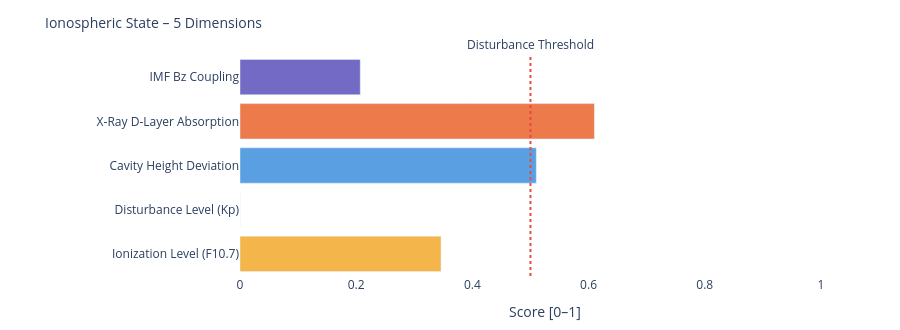

The notebook cell this image was saved under:
### Markdown cell above
---
### 📐 Systemic Insight: Geometric Cavity vs. Real Schumann Resonance

**Relevant for:** Layer 6 = delta analysis &nbsp;|&nbsp; Layer 7 = feature vector / system interpretation

A cavity height change from 80 km to 70 km shifts the **idealized geometric frequencies** only minimally:

| Modus | Aktuell | Referenz | Δ |
|-------|---------|----------|---|
| SR-1 | 10.4762 Hz | 10.4599 Hz | +16 mHz |
| SR-2 | 18.1452 Hz | 18.1171 Hz | +28 mHz |
| SR-3 | 25.6612 Hz | 25.6215 Hz | +40 mHz |
| SR-4 | 33.1285 Hz | 33.0772 Hz | +51 mHz |

The geometric effect is limited because 10 km is very small compared to Earth's radius (~6371 km).

**Consequence:** Real Schumann deviations are likely driven more strongly by **conductivity, damping, day/night structure, lightning distribution and source geometry** than by pure cavity height.

---

**Layer 6 compares:**
```
geometric Δ from Layer 4  vs.  observed Δ from real Schumann measurement data
```

**Layer 7 Feature:**
```
If real Δ >> geometric Δ  →  non-geometric factors dominant
```

### Code cell
# ============================================================
# IONOSPHERIC STATE – Summary gauge
# Five dimensions: ionization, disturbance, cavity height, X-Ray, Bz coupling
# ============================================================

def norm(v, lo, hi):
    if v is None: return None
    return round(max(0.0, min(1.0, (v - lo) / (hi - lo))), 3)

# Ionization level (F10.7 → F2-Layer)
ioniz = norm(f107_val, 60, 250)

# Disturbance level (Kp → E/F-Layer irregularities)
disturb = norm(kp_val, 0, 9)

# Cavity height deviation from reference (80 km)
h_dev = norm(abs(h_eff - 80), 0, 20)

# X-Ray ionization (D-Layer absorption)
xray_ioniz = None
if xray_now is not None:
    xray_ioniz = norm(math.log10(max(xray_now, 1e-9)) + 9, 0, 5)

# Bz coupling (southward Bz → stronger magnetosphere-ionosphere coupling)
bz_coupling = norm(-(bz_now or 0), -5, 30) if bz_now is not None else None

dims = [
    ('Ionization Level (F10.7)',    ioniz,      '#F2A623'),
    ('Disturbance Level (Kp)',      disturb,    '#7F77DD'),
    ('Cavity Height Deviation',     h_dev,      '#378ADD'),
    ('X-Ray D-Layer Absorption',    xray_ioniz, '#E85D24'),
    ('IMF Bz Coupling',             bz_coupling,'#534AB7'),
]

fig = go.Figure()
for name, val, col in dims:
    if val is not None:
        h = int(val * 20)
        bar = '█' * h + '░' * (20 - h)
        label = f'{name}:  {bar}  {val:.3f}'
    else:
        label = f'{name}:  {"─" * 20}  n/a'
    fig.add_trace(go.Bar(
        x=[val if val is not None else 0],
        y=[name],
        orientation='h',
        marker_color=col, opacity=0.82,
        showlegend=False
    ))

fig.add_vline(x=0.5, line_dash='dot', line_color='#e74c3c',
              annotation_text='Disturbance Threshold', annotation_position='top')
fig.update_layout(
    title=dict(text='Ionospheric State – 5 Dimensions', font=dict(size=14)),
    xaxis=dict(title='Score [0–1]', range=[0, 1.05]),
    height=330, plot_bgcolor='rgba(0,0,0,0)', paper_bgcolor='rgba(0,0,0,0)',
    margin=dict(l=240, r=50, t=55, b=40)
)
fig.show()

print(f'\nIonospheric state:')
for name, val, _ in dims:
    print(f'  {name:<35} {val:.3f}' if val is not None else f'  {name:<35} n/a')

### Figure 1 — Plotly figure (JSON) as saved in the notebook; plotly's stock layout.template omitted (floating-point values rounded to 4 significant figures)
{"data": [{"marker": {"color": "#F2A623"}, "opacity": 0.82, "orientation": "h", "showlegend": false, "type": "bar", "x": [0.346], "y": ["Ionization Level (F10.7)"]}, {"marker": {"color": "#7F77DD"}, "opacity": 0.82, "orientation": "h", "showlegend": false, "type": "bar", "x": [0.0], "y": ["Disturbance Level (Kp)"]}, {"marker": {"color": "#378ADD"}, "opacity": 0.82, "orientation": "h", "showlegend": false, "type": "bar", "x": [0.51], "y": ["Cavity Height Deviation"]}, {"marker": {"color": "#E85D24"}, "opacity": 0.82, "orientation": "h", "showlegend": false, "type": "bar", "x": [0.61], "y": ["X-Ray D-Layer Absorption"]}, {"marker": {"color": "#534AB7"}, "opacity": 0.82, "orientation": "h", "showlegend": false, "type": "bar", "x": [0.207], "y": ["IMF Bz Coupling"]}], "layout": {"annotations": [{"showarrow": false, "text": "Disturbance Threshold", "x": 0.5, "xanchor": "center", "xref": "x", "y": 1, "yanchor": "bottom", "yref": "y domain"}], "height": 330, "margin": {"b": 40, "l": 240, "r": 50, "t": 55}, "paper_bgcolor": "rgba(0,0,0,0)", "plot_bgcolor": "rgba(0,0,0,0)", "shapes": [{"line": {"color": "#e74c3c", "dash": "dot"}, "type": "line", "x0": 0.5, "x1": 0.5, "xref": "x", "y0": 0, "y1": 1, "yref": "y domain"}], "title": {"font": {"size": 14}, "text": "Ionospheric State – 5 Dimensions"}, "xaxis": {"range": [0, 1.05], "title": {"text": "Score [0–1]"}}}}
